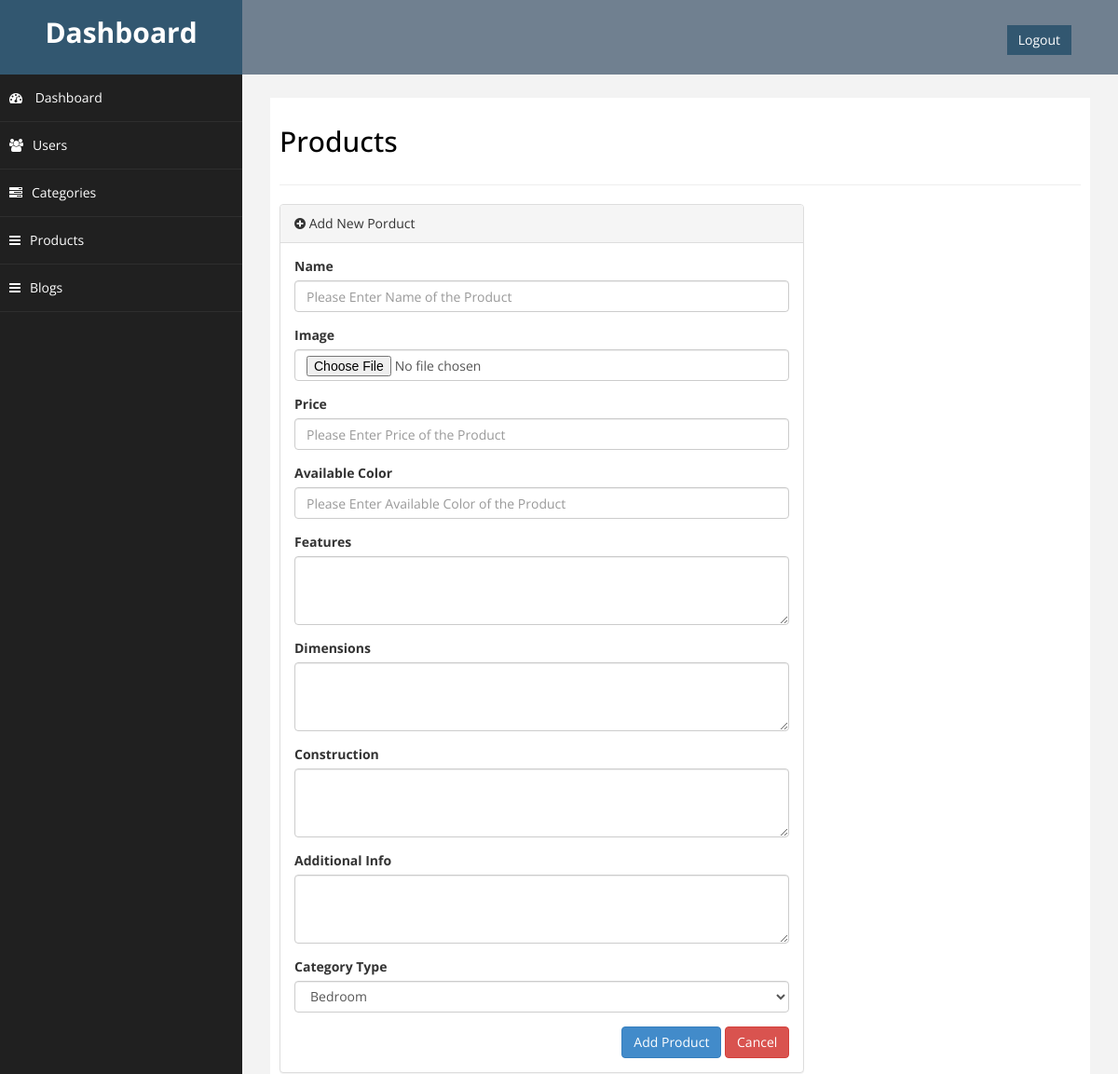
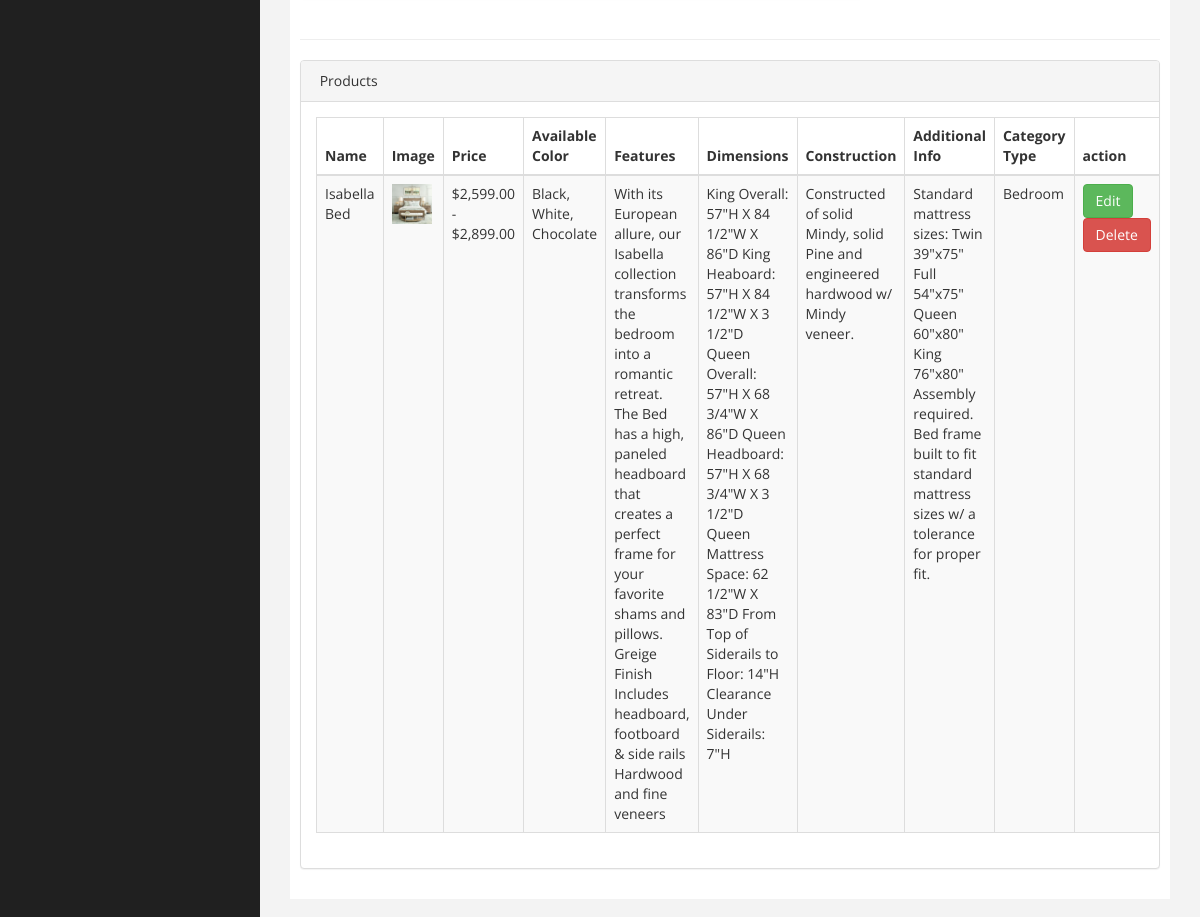
/admin/products.php, run on the app's committed database (2 pictures, top to bottom).
### tables this page shows
CREATE TABLE `product` (
  `id` int(11) NOT NULL,
  `name` varchar(50) NOT NULL,
  `image` varchar(100) NOT NULL,
  `price` varchar(35) NOT NULL,
  `color` text NOT NULL,
  `features` text NOT NULL,
  `dimensions` text NOT NULL,
  `construction` text NOT NULL,
  `additional_info` text NOT NULL,
  `category_id` int(11) DEFAULT NULL
);

CREATE TABLE `category` (
  `id` int(11) NOT NULL,
  `name` varchar(25) NOT NULL,
  `image` varchar(100) NOT NULL
);

### admin/products.php (the view, shortened to what this page needs)
<?php
 include('header.php');
 require('../include/dbconnect.php');
?>
<div id="page-wrapper">
    <div id="page-inner">
        <div class="row">
            <div class="col-md-12">
                <h2><i class="fa fa-items"></i>Products</h2>
            </div>
        </div>
        <hr />
        <div class="row">
            <div class="col-md-8">
                <div class="panel panel-default">
                    <div class="panel-heading">
                        <i class="fa fa-plus-circle"></i> Add New Porduct
                    </div>
                    <div class="panel-body">
                        <div class="row">
                            <div class="col-md-12">
                                <form role="form" method="post" enctype="multipart/form-data">
                                    <div class="form-group">
                                        <label>Name</label>
                                        <input type="text" name="name" placeholder="Please Enter Name of the Product "
                                            class="form-control" required/>
                                    </div>
                                    <div class="form-group">
                                        <label>Image</label>
                                        <input type="file" class="form-control" name="file">
                                    </div>
                                    <div class="form-group">
                                        <label>Price</label>
                                        <input type="text" name="price" placeholder="Please Enter Price of the Product "
                                            class="form-control" required/>
                                    </div>
                                    <div class="form-group">
                                        <label>Available Color</label>
                                        <input type="text" name="color" placeholder="Please Enter Available Color of the Product "
                                            class="form-control"/>
                                    </div>
                                    <div class="form-group">
                                        <label>Features</label>
                                        <textarea placeholder="Please Enter Features of the Product" name="features" class="form-control" cols="30" rows="3">
                                        </textarea>
                                    </div>
                                    <div class="form-group">
                                        <label>Dimensions</label>
                                        <textarea placeholder="Please Enter Dimensions of the Product" name="dimensions" class="form-control" cols="30" rows="3">
                                        </textarea>
                                    </div>
                                    <div class="form-group">
                                        <label>Construction</label>
                                        <textarea placeholder="Please Enter Construction of the Product" name="construction" class="form-control" cols="30" rows="3">
                                        </textarea>
                                    </div>
                                    <div class="form-group">
                                        <label>Additional Info</label>
                                        <textarea placeholder="Please Enter Additional Info of the Product" name="additional_info" class="form-control" cols="30" rows="3">
                                        </textarea>
                                    </div>
                                    <div class="form-group">
                                        <label>Category Type</label>
                                        <select class="form-control" name="category_id">
                                            <?php
                                                $sql = "select * from category" ;
                                                $stm = $con -> prepare($sql);
                                                $stm -> execute();
                                                foreach ($stm->fetchAll() as $row)
                                                {
                                            ?>
                                            <option value = <?php echo $row['id'] ?>>
                                                <?php echo  $row['name'] ?>
                                            </option>
                                            <?php
                                                }
                                            ?>
                                        </select>
                                    </div>
                                    <div style="float:right;">
                                        <button type="submit" name="submit" class="btn btn-primary"> Add Product </button>
                                        <button type="reset" class="btn btn-danger">Cancel</button>
                                    </div>
                            </div>
                        </div>
                    </div>
                </div>
            </div>
        </div>
        <hr />
        <div class="row">
            <div class="col-md-12">
                <div class="panel panel-default">
                    <div class="panel-heading">
                        <i class="fa fa-task"></i> Products
                    </div>
                    <div class="panel-body">
                        <div class="table-responsive">
                            <table class="table table-striped table-bordered table-hover" id="dataTables-example">
                                <thead>
                                    <tr>
                                        <th>Name</th>
                                        <th>Image</th>
                                        <th>Price</th>
                                        <th>Available Color</th>
                                        <th>Features</th>
                                        <th>Dimensions</th>
                                        <th>Construction</th>
                                        <th>Additional Info</th>
                                        <th>Category Type</th>
                                        <th>action</th>
                                    </tr>
                                </thead>
                                <tbody>
                                    <?php
                                        $sql="select * from product";
                                        $stm = $con -> prepare($sql);
                                        $stm -> execute();
                                        if($stm -> rowCount())
                                        {
                                            foreach ($stm -> fetchAll() as $row)
                                            {
                                    ?>
                                        <tr class="odd gradeX">
                                        <td><?php echo $row['name']; ?></td>
                                        <td><img src="upload/<?php echo $row['image'] ?>" width="40px"></td>                                        <td><?php echo $row['price']; ?></td>
                                        <td><?php echo $row['color']; ?></td>
                                        <td><?php echo $row['features']; ?></td>
                                        <td><?php echo $row['dimensions']; ?></td>
                                        <td><?php echo $row['construction']; ?></td>
                                        <td><?php echo $row['additional_info']; ?></td>
                                        <td>
                                            <?php
                                            $sql = "select * from category where id=:category_id";
                                            $stm = $con -> prepare($sql);
                                            $stm -> execute(array("category_id" => $row['category_id']));
                                            foreach ($stm -> fetchAll() as $categoryRow)
                                            {
                                               echo $categoryRow['name'];
                                            }
                                            ?>
                                        </td>
                                        <td>
                                            <a href="editproduct.php?action=edit&id=<?php echo $row['id'] ?>" class='btn btn-success'>
                                                Edit
                                            </a>
                                            <a onclick="return confirm('Are You Sure You Want to Delete this Record?');"
                                                href="?action=delete&id=<?php echo $row['id'] ?>" class='btn btn-danger' id="delete">
                                                Delete
                                            </a>
                                        </td>
                                    </tr>
                                    <?php
                                        }}
                                    ?>
                                </tbody>
                            </table>
                        </div>
                    </div>
                </div>
            </div>
        </div>
    </div>
</div>
</div>
<?php
include('footer.php');
?>

### admin/assets/css/custom.css (style rules this page uses)
body { font-family: 'Open Sans', sans-serif; }
#page-wrapper { padding: 15px 15px; min-height: 600px; background:#F3F3F3; }
#page-inner { width:100%; margin:10px 20px 10px 0px; background-color:#fff!important; padding:10px; min-height:600px; }
h2 { color: #000; }
@media (min-width:768px) { #page-wrapper { margin: 0 0 0 260px; padding: 15px 30px; } }

### data on the page
product: name "Isabella Bed", image (picture), price "$2,599.00 - $2,899.00", color "Black, White, Chocolate", features "With its European allure, our Isabella collection transforms the bedroom into a romantic retreat. The Bed has a high, paneled headboard that creates a perfect frame for your favorite shams and pillows. Greige Finish Includes headboard, footboard & side rails Hardwood and fine veneers", dimensions "King Overall: 57\"H X 84 1/2\"W X 86\"D King Heaboard: 57\"H X 84 1/2\"W X 3 1/2\"D Queen Overall: 57\"H X 68 3/4\"W X 86\"D Queen Headboard: 57\"H X 68 3/4\"W X 3 1/2\"D Queen Mattress Space: 62 1/2\"W X 83\"D From Top of Siderails to Floor: 14\"H Clearance Under Siderails: 7\"H", construction "Constructed of solid Mindy, solid Pine and engineered hardwood w/ Mindy veneer.", additional_info "Standard mattress sizes: Twin 39\"x75\" Full 54\"x75\" Queen 60\"x80\" King 76\"x80\" Assembly required. Bed frame built to fit standard mattress sizes w/ a tolerance for proper fit."
category: name "Bedroom"

### other printed values
form field category_id "Bedroom"
